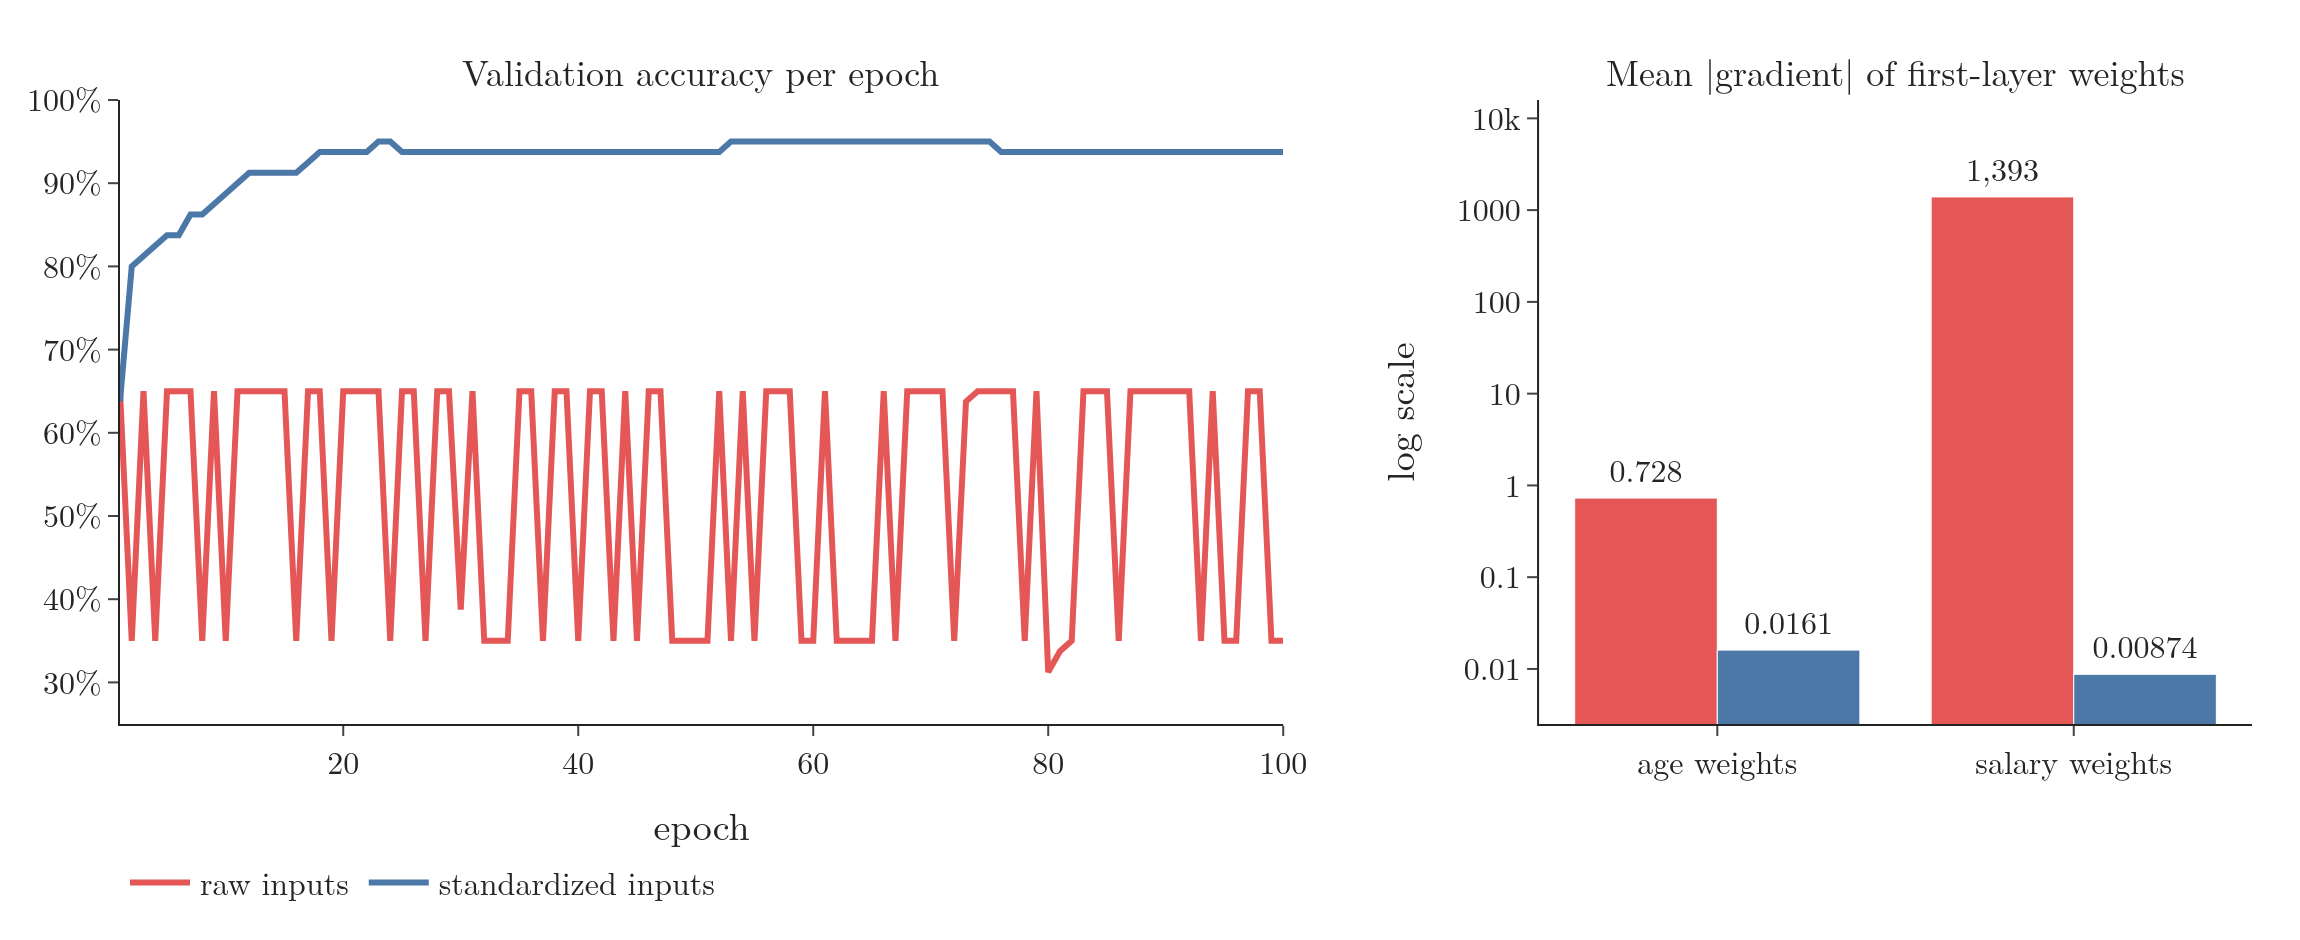

Write Python code to recreate this figure.
"""Validation accuracy per epoch on raw vs standardized inputs, and the size of the first-layer gradients (Plotly)."""
from pathlib import Path
import pandas as pd
from plotly.subplots import make_subplots
from common import BLUE, RED, FONT

here = Path(__file__).parent
h = pd.read_csv(here.parent / "data" / "histories.csv")
g = pd.read_csv(here.parent / "data" / "gradients.csv").set_index("inputs")
fig = make_subplots(1, 2, column_widths=[0.62, 0.38], horizontal_spacing=0.12,
                    subplot_titles=["Validation accuracy per epoch", "Mean |gradient| of first-layer weights"])
fig.add_scatter(x=h.epoch, y=h.raw_val_accuracy, name="raw inputs", line=dict(color=RED, width=3), row=1, col=1)
fig.add_scatter(x=h.epoch, y=h.scaled_val_accuracy, name="standardized inputs", line=dict(color=BLUE, width=3),
                row=1, col=1)
for name, c in (("raw", RED), ("standardized", BLUE)):
    fig.add_bar(x=["age weights", "salary weights"], y=g.loc[name, ["age", "salary"]], marker_color=c,
                showlegend=False, text=[f"{v:,.0f}" if v >= 10 else f"{v:.3g}" for v in g.loc[name, ["age", "salary"]]], textposition="outside",
                row=1, col=2)
fig.update_xaxes(title="epoch", row=1, col=1)
fig.update_yaxes(range=[0.25, 1.0], tickformat=".0%", row=1, col=1)
fig.update_yaxes(type="log", range=[-2.6, 4.2], title="log scale", row=1, col=2)
fig.update_layout(template="simple_white", width=1150, height=470, font=FONT, barmode="group",
                  legend=dict(orientation="h", x=0.0, y=-0.2), margin=dict(l=60, r=20, t=50, b=60))
fig.update_annotations(font=dict(size=18))
fig.write_image(here / "scaling_effect.png", scale=2)
fig.write_image(here / "scaling_effect.pdf")
